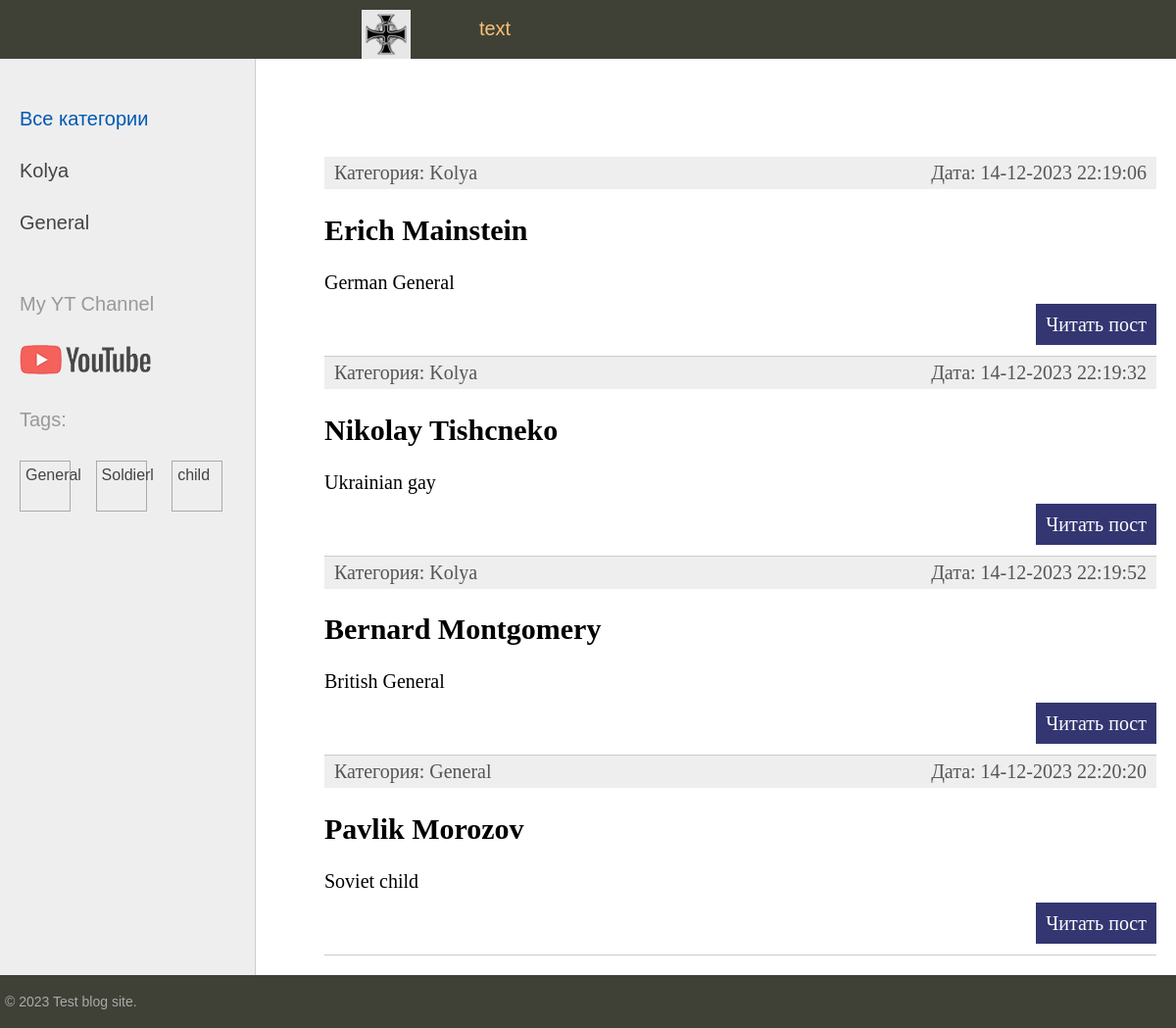
Before: / with the older database file.
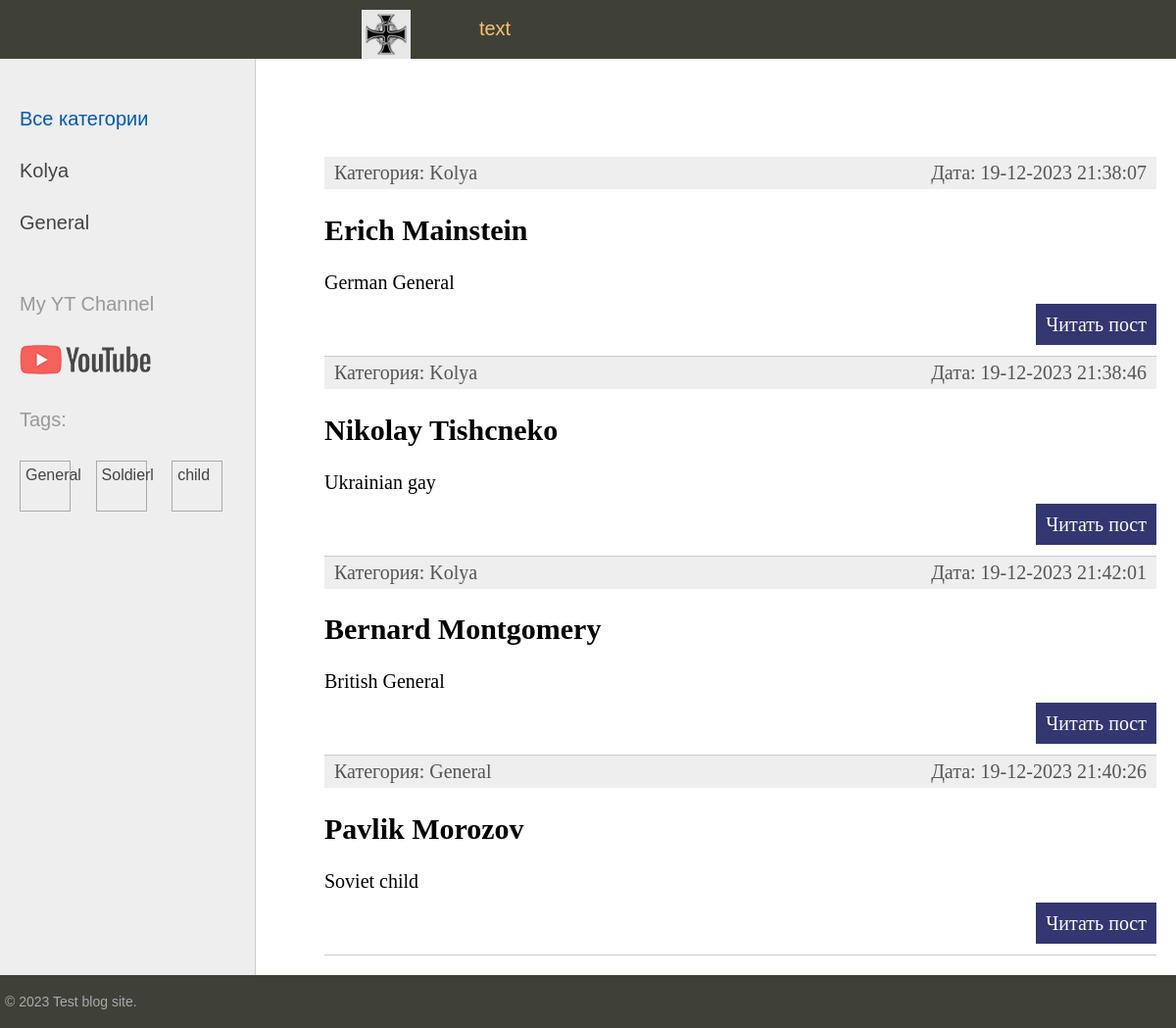
After: the same page with the newer database file.
### sitetest/models.py (models this page shows, shortened)
class Category(models.Model):
    name = models.CharField(max_length=100, db_index=True)
    slug = models.SlugField(max_length=255, unique=True, db_index=True)
    def get_absolute_url(self):
        return reverse("category", kwargs={"cat_slug":self.slug} )

class TagPost(models.Model):
    tag = models.CharField(max_length=100, db_index=True)
    slug = models.SlugField(max_length=255, unique=True, db_index=True)
    def get_absolute_url(self):
        return reverse("tags", kwargs={"tag_slug":self.slug} )

class Persons(models.Model):
    class Status(models.IntegerChoices):
        DRAFT =0,"Not Published"
        PUBLISHED =1,"Published"
    title = models.CharField(max_length=255)
    slug = models.SlugField(max_length=255, unique=True, db_index=True)
    content = models.TextField(blank=True)
    time_create = models.DateTimeField(auto_now_add=True)
    time_update = models.DateTimeField(auto_now=True)
    is_published = models.BooleanField(choices=Status.choices, default=Status.DRAFT)
    cat = models.ForeignKey('Category', on_delete=models.PROTECT)
    tags = models.ManyToManyField('TagPost', blank=True, related_name='tags')
    country=models.OneToOneField('Country', blank=True, on_delete=models.SET_NULL, null=True, related_name='countri')
    objects = models.Manager()
    published = PublishedManager()
    def get_absolute_url(self):
        return reverse("post", kwargs={"post_slug": self.slug})

### sitetest/views.py (the view)
# urls.py: path('', views.index, name="home"),
def index(request):
    posts = Persons.published.all()
    data = {"title": "Mywebsite",
            "menu": menu,
            "number": 220,
            "posts": posts,
            "cat_selected": 0
            }
    return render(request, "sitetest/index.html", context=data)

### sitetest/models.py (called while the page is built)
    def get_queryset(self):
        return super().get_queryset().filter(is_published=Persons.Status.PUBLISHED)

### sitetest/templatetags/person_tags.py (called while the page is built)
@register.inclusion_tag('sitetest/list_categories.html')
def show_categories(cat_selected=0):
    cats = Category.objects.all()
    return {'cats': cats, 'cat_selected': cat_selected}

@register.inclusion_tag('sitetest/list_tags.html')
def show_tags():
    tags = TagPost.objects.all()
    return {'tags': tags}

### sitetest/templates/sitetest/index.html (shortened to what this page needs)
{% extends 'base.html' %}
{% block content %}
<ul class="list-articles">
	{% for p in posts %}
			<li><div class="article-panel">
	<p class="first">Категория: {{p.cat.name}}</p>
	<p class="last">Дата: {{p.time_update|date:"d-m-Y H:i:s"}}</p>
    </div>
				<h2>{{p.title}}</h2>
    {% autoescape off %}
	{{p.content|linebreaks|truncatewords:40}}
    {% endautoescape %}
			<p class="link-read-post"><a href="{{ p.get_absolute_url }}">Читать пост</a></p>
			</li>
	{% endfor %}
</ul>
{% endblock %}

### templates/base.html (shortened to what this page needs)
{% load static %}
{% load person_tags %}
<!DOCTYPE html>
<html>
<head>
	<link type="text/css" href="{% static 'sitetest/css/styles.css' %}" rel="stylesheet" />
</head>
<body>
<table class="table-page" border=0 cellpadding="0" cellspacing="0">
<tr><td valign=top>
{% block mainmenu %}
		<div class="header">
			<ul id="mainmenu" class="mainmenu">
			<li class="logo"><a href="{% url 'home' %}"><div class="logo"></div></a></li>
			<li> text </li>
			</ul>
		</div>
{% endblock mainmenu %}
<table class="table-content" border=0 cellpadding="0" cellspacing="0">
<tr>
	<td valign="top" class="left-chapters">
	<ul id="leftchapters">
		{% if cat_selected == 0 or cat_selected is None %}
		<li class="selected">Все категории</li>
		{% else %}
		<li><a href="{% url 'home' %}">Все категории</a></li>
		{% endif %}
		{% show_categories cat_selected%}
		<li class="share">
		<p>My YT Channel</p>
		<a class="share-yt" href="https://www.youtube.com/channel/UCnRAS_JjCz_UkiyF-bRwD_g" target="_blank" rel="nofollow"></a>
		{%show_tags%}
		</li>
	</ul>
</td>
<td valign="top" class="content">
	<div class="content-text">
{% block content %}
{% endblock %}
	</div>
</td></tr></table>
</td></tr>
<tr><td valign=top>
	<div id="footer">
		<p>&copy; 2023 Test blog site.</p>
	</div>
</td></tr></table>
</body>
</html>

### sitetest/templates/sitetest/list_categories.html
{% for cat in cats %}
{% if cat.id == cat_selected %}
<li class="selected">{{cat.name}}</li>
{% else %}
<li><a href="{{ cat.get_absolute_url }}">{{cat.name}}</a></li>
{% endif %}
{% endfor %}

### sitetest/templates/sitetest/list_tags.html
{%if tags%}
<p> Tags: </p>
<ul class="tags-list">
    {%for t in tags%}
    <li><a href="{{ t.get_absolute_url }}">{{t.tag}}</a></li>
    {%endfor%}
</ul>
{%endif%}

### sitetest/static/sitetest/css/styles.css (style rules this page uses)
html, body { font-family: 'Arial'; margin: 0; padding: 0; height: 100%; width: 100%; color: #444; }
a { color: #0059b2; text-decoration: none; }
p.link-read-post { text-align: right; }
p.link-read-post a { padding: 10px; min-width: 100px; background: #333671; color: #fff; text-decoration: none; }
div.article-panel { background: #eee; padding: 5px 10px 5px 10px; box-sizing: border-box; overflow: hidden; color: #555; }
div.article-panel p.first { margin: 0; float: left; }
div.article-panel p.last { margin: 0; float: right; }
ul.list-articles { list-style: none; margin: 0; padding: 0; }
ul.list-articles li { border-bottom: 1px solid #ccc; }
.table-page { width: 100%; height: 100%; vertical-align: top; }
.table-page tr { height: 100%; }
.header { background: #3F4137; height: 60px; display: flex; align-items: center; justify-content: center; }
.logo { background: url('../images/logo.png') no-repeat 10px 10px; width: 100px; height: 60px; }
ul.mainmenu { list-style: none; margin: 0; padding: 0; height: 60px; color: #fdc073; font-size: 20px; overflow: hidden; }
ul.mainmenu li { float: left; margin: 18px 40px 0 30px; }
ul.mainmenu li.logo { margin: 0; }
ul.mainmenu li a { color: #fdc073; text-decoration: none; }
.table-content { width: 100%; min-height: 100%; height: 100%; }
.left-chapters { margin: 0; background: #eee; border-right: 1px solid #ccc; }
.left-chapters ul { width: 230px; margin: 0; padding: 20px 10px 10px 20px; list-style: none; font-size: 20px; }
.left-chapters ul li { margin: 30px 0 0 0; color: #999; }
.left-chapters ul li.selected { color: #0059b2; }
.left-chapters ul li a { color: #444; text-decoration: none; }
.left-chapters ul li.share { margin: 60px 0 0 0; }
.left-chapters ul li.share p { margin: 30px 0 30px 0; }
.left-chapters ul li.share a { display: inline-block; width: 40px; height: 40px; margin: 0 20px 0 0; }
.left-chapters ul li.share a.share-yt { width: 100%; height: 30px; background: url('../images/share_yt.png') no-repeat 0 0 }
ul.tags-list { width: 100%; margin: 0; padding: 0; list-style: none; }
ul.tags-list li { margin: 0; padding: 0 0 10px; display: inline-block; }
ul.tags-list li a { padding: 5px; font-size: 16px; border: 1px solid #aaa; }
.content { padding: 40px 20px 20px 40px; width: 100%; box-sizing: border-box; }
.content-text { margin: 60px 0 0 30px; color: #000; font-size: 20px; font-family: Yandex Sans Display Light; }
#footer { box-sizing: border-box; background: #3F4137; padding: 5px; color: #aaa; font-size: 14px; font-family: Verdana, Geneva, Arial, Helvetica; text-align: left; overflow: hidden; }

Changed rows visible on the page:
changed Persons "Erich Mainstein": time_update "14-12-2023 22:19:06" → "19-12-2023 21:38:07"
changed Persons "Nikolay Tishcneko": time_update "14-12-2023 22:19:32" → "19-12-2023 21:38:46"
changed Persons "Bernard Montgomery": time_update "14-12-2023 22:19:52" → "19-12-2023 21:42:01"
changed Persons "Pavlik Morozov": time_update "14-12-2023 22:20:20" → "19-12-2023 21:40:26"
